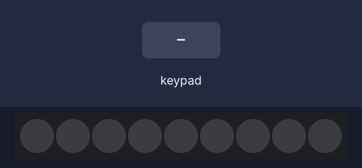
Recording of a sketch running on a simulated Arduino Leonardo, built with avr-gcc and run on an emulated ATmega32U4. On the bench: 9 RGB LEDs in strip order, left to right. Wiring (inferred from the names in the program): 3×3 keypad with keys 0 3 6 1 4 7 2 5 8: rows pin 15, A0, A1; columns pin 10, pin 14, pin 16. The inputs (shaded band) are chosen by the test bench. USB keyboard and mouse output is not drawn.

Above: at 1.2 s.
1.3 s: keypad keys 1 4 1 6 1 0 pressed 0.4 s apart
At 1.45 s:
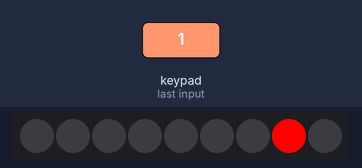
5.2 s: key '3' pressed
At 5.35 s:
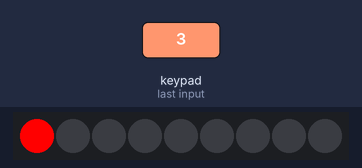
7.0 s: key '7' pressed
At 7.15 s:
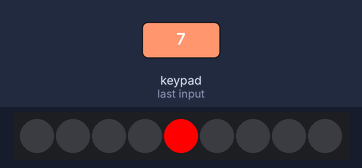
Timing chart, 0 to 10.0 s (numbered marks = the images above; inputs shaded):
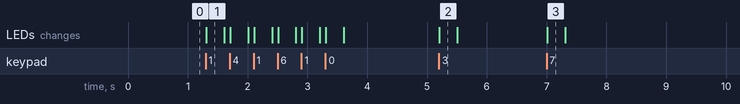

The sketch:

test_led_with_buttom.ino
```cpp
#include <Keyboard.h>
#include <Adafruit_NeoPixel.h>

// กำหนดพินของคอลัมน์และแถว
const int colPins[] = {14, 16, 10}; // พอร์ตคอลัมน์
const int rowPins[] = {15, A0, A1}; // พอร์ตรูป

// กำหนดแผนผังคำของคีย์บอร์ดใน data
const char* data[3][3] = {
  {"gap", "dog", "key"},
  {"sad", "lov", "fuc"},
  {"kuy", "cat", "OK"}
};
// ดึงข้อมูลจาก data มาเก็บในตัวแปร key
//const char* key = data[row][col];
const char* key[3][3] = {
  {data[0][0], data[1][0], data[2][0]},
  {data[0][1], data[1][1], data[2][1]},
  {data[0][2], data[1][2], data[2][2]}
};


// กำหนดพินของ SK6812 และจำนวน LED
#define LED_PIN A2
#define NUM_LEDS 9
Adafruit_NeoPixel leds(NUM_LEDS, LED_PIN, NEO_GRB + NEO_KHZ800);

// ตารางการจับคู่ปุ่มกับ LED
const int ledMapping[3][3] = {
  {0, 3, 6}, // ปุ่ม 1, 2, 3 -> LED 1, 4, 7
  {1, 4, 7}, // ปุ่ม 4, 5, 6 -> LED 2, 5, 8
  {2, 5, 8}  // ปุ่ม 7, 8, 9 -> LED 3, 6, 9
};

void setup() {
  // เริ่มต้น Keyboard library
  Keyboard.begin();

  // ตั้งค่าคอลัมน์เป็น OUTPUT และตั้งค่าเริ่มต้นเป็น HIGH
  for (int i = 0; i < 3; i++) {
    pinMode(colPins[i], OUTPUT);
    digitalWrite(colPins[i], HIGH);
  }

  // ตั้งค่าแถวเป็น INPUT_PULLUP
  for (int i = 0; i < 3; i++) {
    pinMode(rowPins[i], INPUT_PULLUP);
  }

  // เริ่มต้น NeoPixel
  leds.begin();
  leds.show(); // ปิดไฟทั้งหมดในตอนเริ่มต้น
}

void loop() {
  // วนลูปตรวจจับปุ่มที่ถูกกด
  for (int col = 0; col < 3; col++) {
    // ตั้งค่าคอลัมน์ปัจจุบันเป็น LOW
    digitalWrite(colPins[col], LOW);

    // ตรวจสอบสถานะแถว
    for (int row = 0; row < 3; row++) {
      if (digitalRead(rowPins[row]) == LOW) { // ตรวจจับปุ่มที่ถูกกด
        int ledIndex = ledMapping[row][col]; // ใช้ตาราง mapping เพื่อหา LED ที่สัมพันธ์กับปุ่ม


        // ส่งคำแทนตัวเลขไปยังคอมพิวเตอร์
        Keyboard.print(key[row][col]);
        Keyboard.write('\n'); // ส่ง Enter หลังจากพิมพ์คำ

        // เปิดไฟ LED ที่สัมพันธ์กับปุ่ม
        leds.clear();
        leds.setPixelColor(ledIndex, leds.Color(255, 0, 0)); // สีแดง
        leds.show();

        delay(300); // ดีเลย์ก่อนปิดไฟ

        // ปิดไฟ LED
        leds.clear();
        leds.show();
      }
    }

    // ตั้งค่าคอลัมน์กลับเป็น HIGH
    digitalWrite(colPins[col], HIGH);
  }
}
```

Measured:
- after the input at 1.3 s, the LEDs: change at once (image 1)
- after the input at 5.2 s, the LEDs: change at once (image 2)
- after the input at 7.0 s, the LEDs: change at once (image 3)
